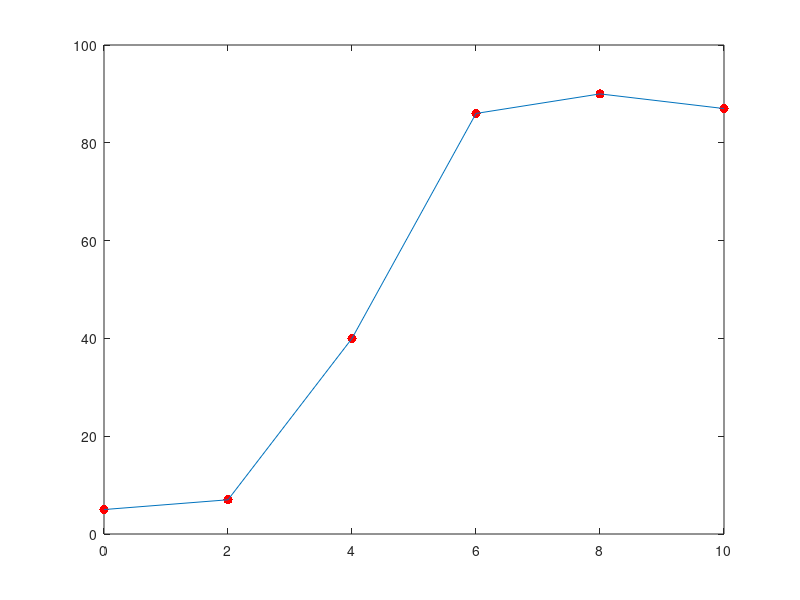

Reproduce this figure in MATLAB.
clc ;
clear;
close all;
%input t~x  A~y(x)
t = [0	2	4	6	8	10	];
A = [5	7	40	86	90	87	];
%so phan tu N3
n = length(t);
figure('name','Mau','color','white');
plot(t,A,'.r','markersize',20);
xx=linspace(t(1),t(n));
pp=spline(t,A);
yy=ppval(pp,xx);
hold on
plot(t,A);
%so nut n
x=t;
y=A;
F= zeros(n,n);
F(:,1) = y;
	for j=2:n
	    for i=1:n-j+1
	        F(i,j) = (F(i+1,j-1) - F(i,j-1))/(x(i+j-1)-x(i));
	    end
    end 
   F
xt= 1;
xi = input('Gia tri can noi suy la:');
yi=F(1,1);
for j=1:n-1
    xt= xt*(xi-x(j));
    yi= yi+ F(1,j+1)*xt;
end
yi